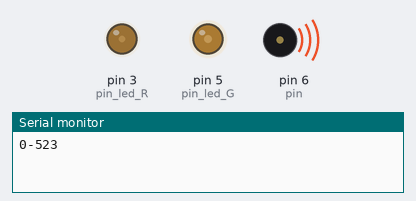
The sketch below on a simulated Arduino Uno, built with avr-gcc and run on an emulated ATmega328P. On the bench: output pins drawn as LEDs (lit = HIGH), buzzer (waves = sounding), the last lines printed to the serial monitor. Random numbers use the default seed unless the sketch sets one; pins used as bus, display or sensor lines are not drawn.

Above: at 0.15 s.
At 4.0 s:
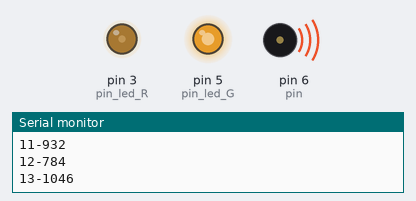
At 8.8 s:
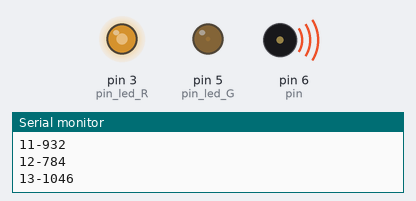
At 18.4 s:
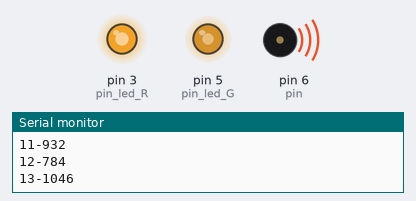
At 32.8 s:
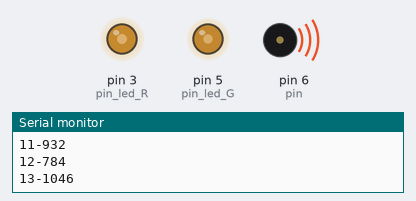
At 37.6 s:
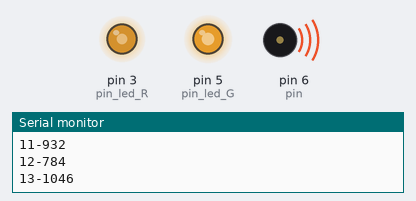
Timing chart, 0 to 40.0 s (numbered marks = the images above):
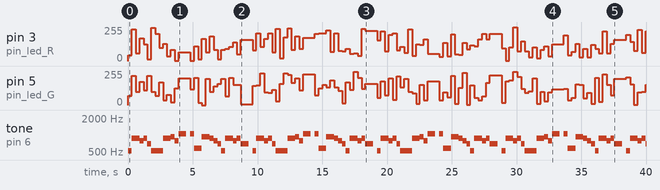

The sketch:

HappyNY_for.ino
```cpp
const int pin = 6;    // номер порта зуммера
const byte notes = 14; // Колличество нот во фразе
const int del = 300;   // Длительность нот
byte PWM_led_R, PWM_led_G, PWM_led_B;
byte pin_led_R = 3; // Номер контакта для Светодиода R
byte pin_led_G = 5; // Номер контакта для Светодиода G
byte pin_led_B = 6; // Номер контакта для Светодиода B
int freq1[notes] = {523, 880, 880, 784, 880, 698, 523, 523, 523, 880, 880, 932, 784, 1046}; //частоты нот первой фразы
int freq2[notes] = {1046, 587, 587, 932, 932, 880, 784, 698, 523, 880, 880, 784, 880, 698}; //частоты нот второй фразы

void setup() {
  pinMode(pin_led_R, OUTPUT);  // Настраиваем контакт на выход
  pinMode(pin_led_G, OUTPUT);  // Настраиваем контакт на выход
  pinMode(pin_led_B, OUTPUT);  // Настраиваем контакт на выход
  pinMode(pin, OUTPUT);  // Настраиваем порт на выход
  Serial.begin(9600);    // Открываем порт
}

void loop() {

// Первая фраза

  for (int i = 0; i < notes; i++ ) // Цикл от 0 до количества нот
  {
    Serial.print(i); Serial.print("-"); Serial.println(freq1[i]); // Пишем в порт
    PWM_led_R = random(0, 254); // Генерируем случайное число от 0 до 254
    PWM_led_G = random(0, 254); // Генерируем случайное число от 0 до 254
    PWM_led_B = random(0, 254); // Генерируем случайное число от 0 до 254
    analogWrite(pin_led_R, PWM_led_R); // Зажигаем светодлиод на случайно сгенерированную яркость
    analogWrite(pin_led_G, PWM_led_G); // Зажигаем светодлиод на случайно сгенерированную яркость
    analogWrite(pin_led_B, PWM_led_B); // Зажигаем светодлиод на случайно сгенерированную яркость

    if (i!=13)
      {
      tone(pin, freq1[i], del);   // Включаем звук, определенной частоты
      delay(del);                 // Пауза для заданой ноты
      noTone(pin);                // Останавливаем звук
      }
    else
      {
      tone(pin, freq1[i], del*4); // Включаем звук, определенной частоты и длительности
      delay(del*2);               // Пауза для заданой ноты
      noTone(pin);                // Останавливаем звук
      }
  }
  delay(del);                     // Пауза после фразы

// Вторая фраза

  for (int i = 0; i < notes; i++ ) // Цикл от 0 до количества нот
  {
    Serial.print(i); Serial.print("-"); Serial.println(freq1[i]); // Пишем в порт
    PWM_led_R = random(0, 254); // Генерируем случайное число от 0 до 254
    PWM_led_G = random(0, 254); // Генерируем случайное число от 0 до 254
    PWM_led_B = random(0, 254); // Генерируем случайное число от 0 до 254
    analogWrite(pin_led_R, PWM_led_R); // Зажигаем светодлиод на случайно сгенерированную яркость
    analogWrite(pin_led_G, PWM_led_G); // Зажигаем светодлиод на случайно сгенерированную яркость
    analogWrite(pin_led_B, PWM_led_B); // Зажигаем светодлиод на случайно сгенерированную яркость

    if (i!=13)
      {
      tone(pin, freq2[i], del);   // Включаем звук, определенной частоты
      delay(del);                 // Пауза для заданой ноты
      noTone(pin);                // Останавливаем звук
      }
    else
      {
      tone(pin, freq2[i], del*4); // Включаем звук, определенной частоты и длительности
      delay(del*2);               // Пауза для заданой ноты
      noTone(pin);                // Останавливаем звук
      }
  }
  delay(del);                     // Пауза после фразы
}
```

Measured:
- by itself, pin 3 (pin_led_R): 0/255 → 43/255 at 0.00 s, → 238/255 0.30 s later, → 60/255 0.30 s later, → 169/255 0.30 s later, … (118 changes in this stretch)
- by itself, pin 5 (pin_led_G): 0/255 → 71/255 at 0.00 s, → 220/255 0.30 s later, → 98/255 0.30 s later, → 174/255 0.30 s later, … (118 changes in this stretch)
